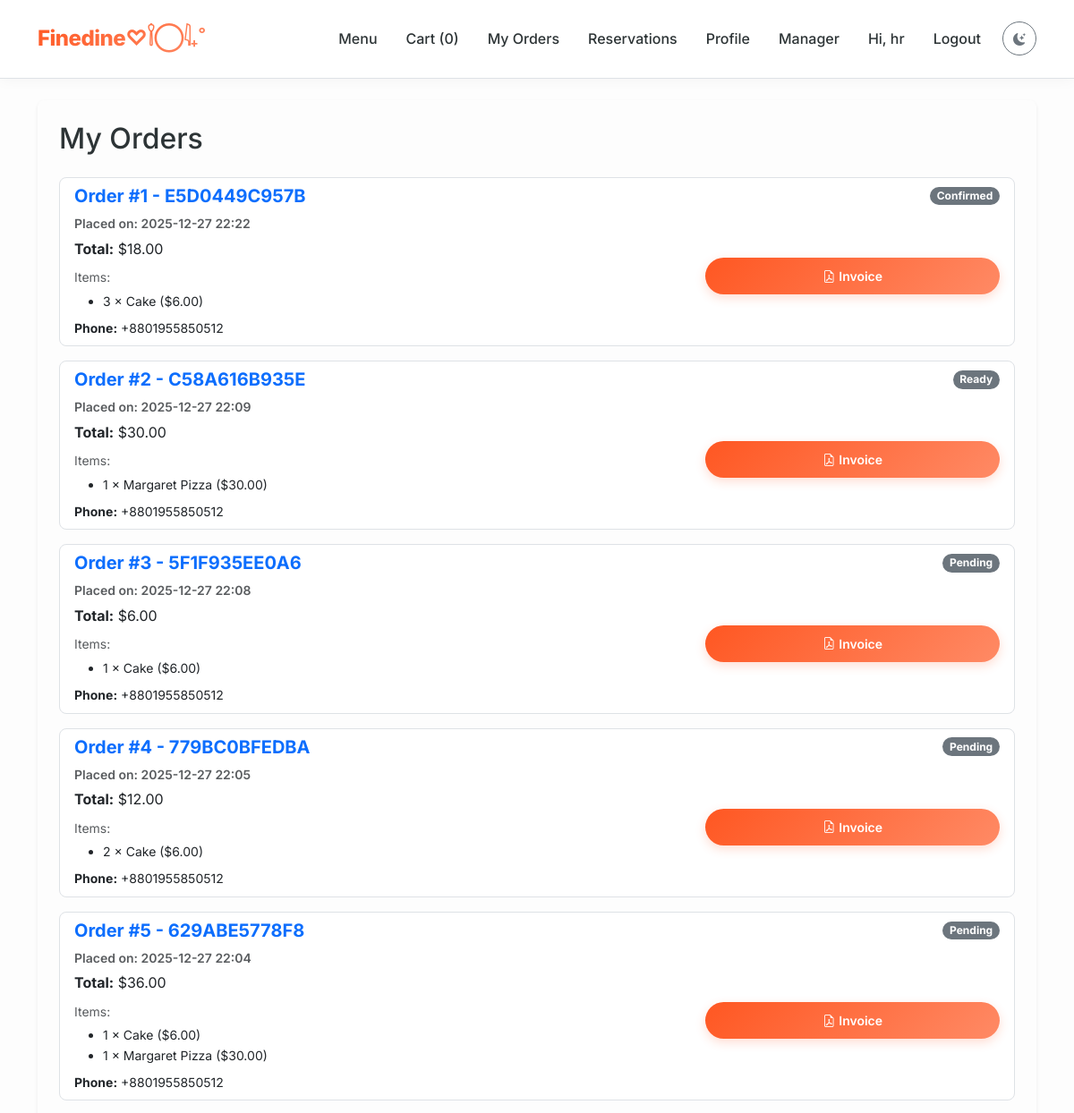
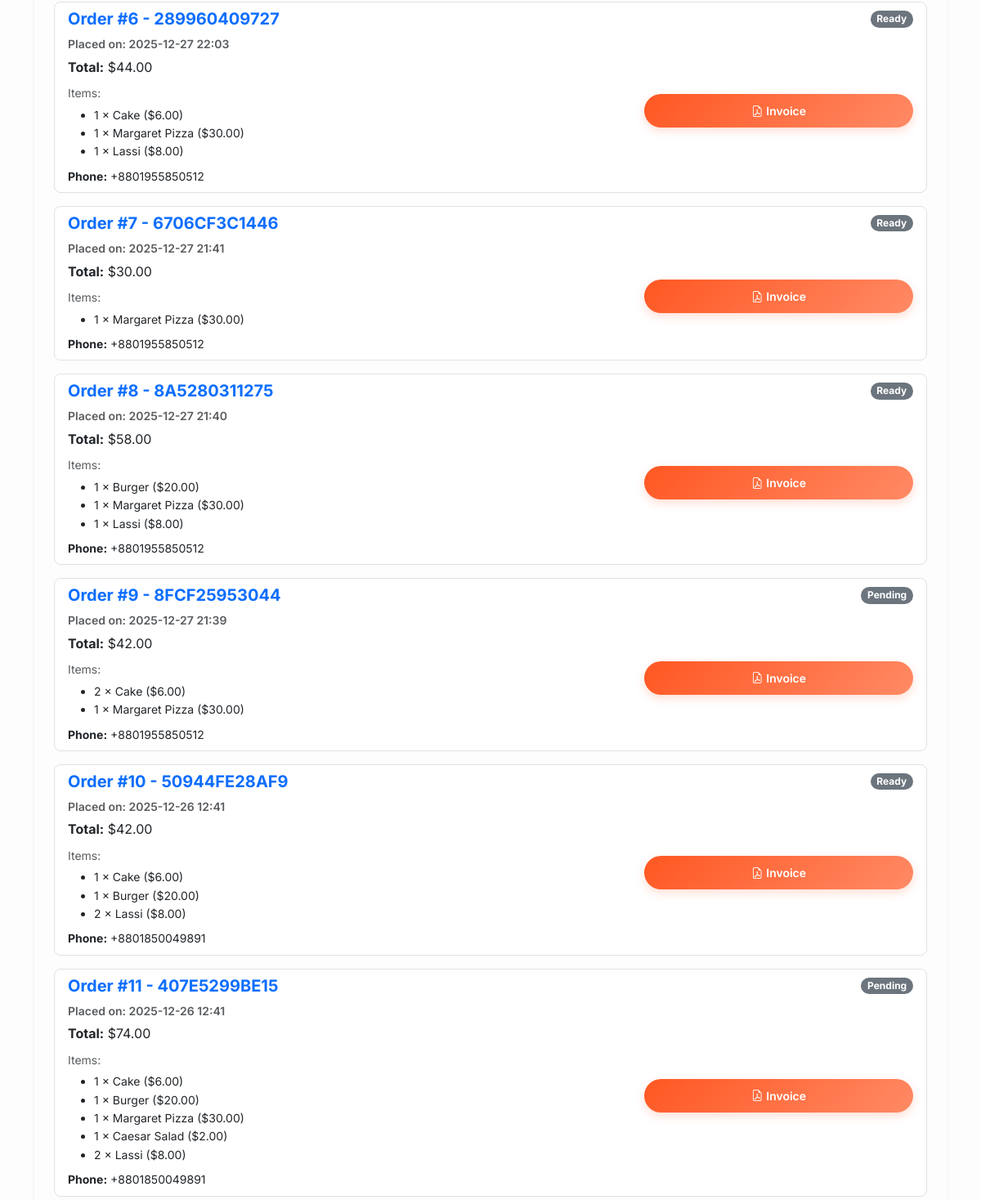
/user/my-orders (signed in, upper part), run on an earlier commit of the app's database (2 pictures, top to bottom).
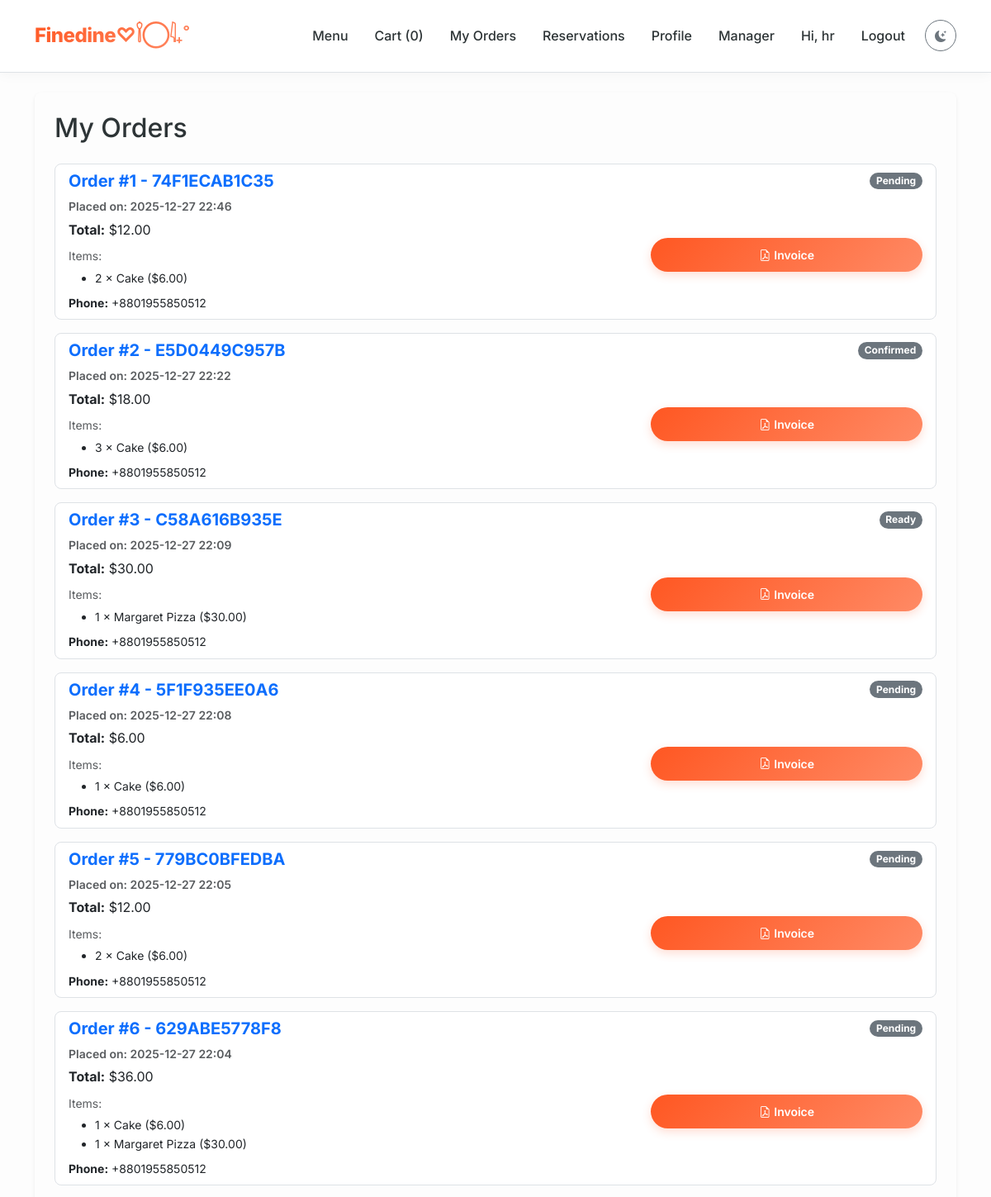
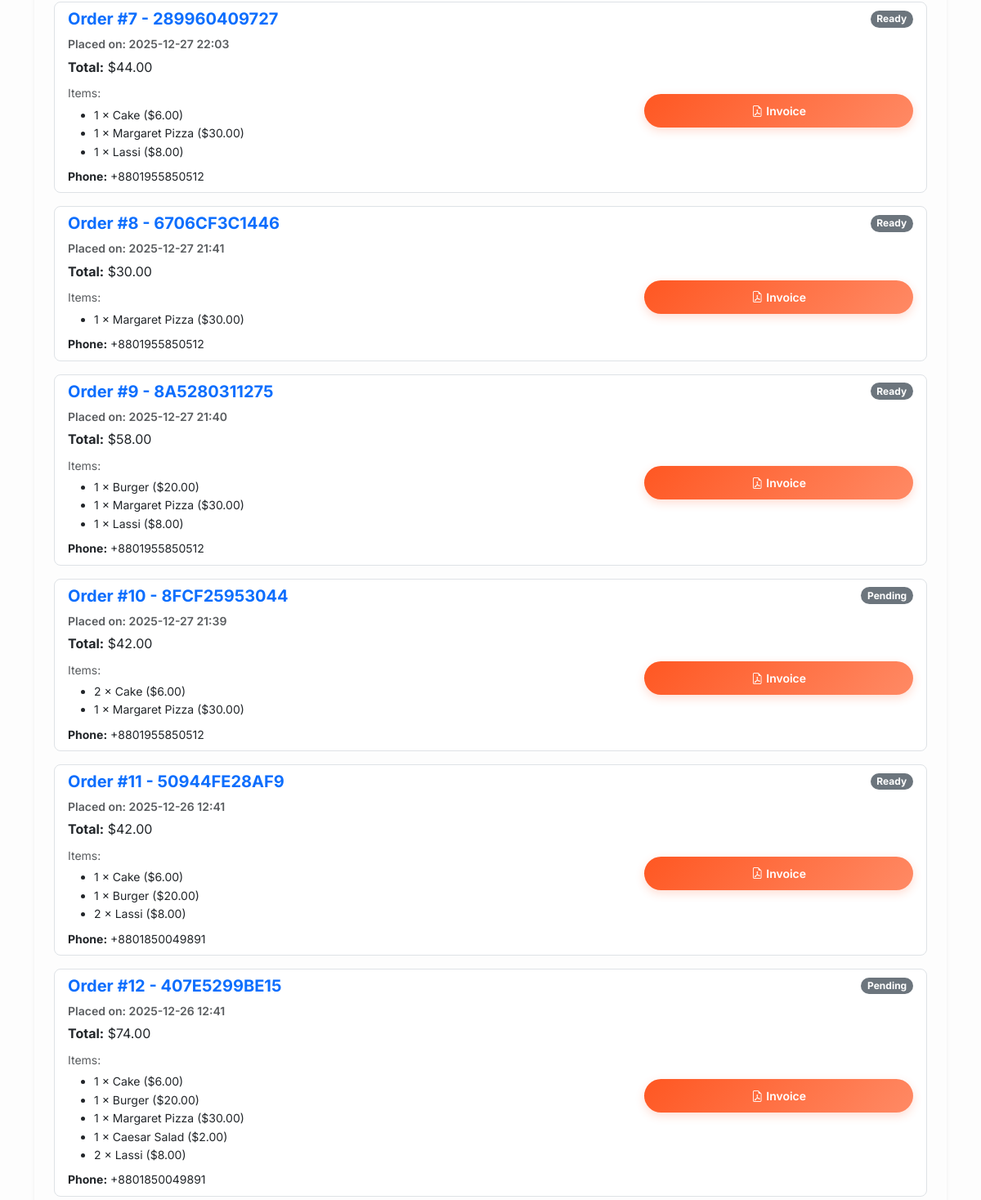
And on a later commit of the database (2 pictures, top to bottom).
### models/models.py (models this page shows, shortened)
class User(db.Model):
    id = db.Column(db.Integer, primary_key=True)
    username = db.Column(db.String(120), unique=True, nullable=False)
    member_id = db.Column(db.String(20), unique=True)  # Custom ID
    email = db.Column(db.String(200), unique=True)
    password = db.Column(db.String(255), nullable=False)
    full_name = db.Column(db.String(200))
    phone = db.Column(db.String(50))
    address_district = db.Column(db.String(100))
    address_city = db.Column(db.String(100))
    address_street = db.Column(db.String(200))
    profile_image = db.Column(db.String(200))  # image filename
    reset_token = db.Column(db.String(100), nullable=True)
    reset_token_expiry = db.Column(db.DateTime, nullable=True)
    role = db.Column(db.Enum('admin', 'manager', 'cashier', 'waiter', 'chef', 'customer', name='user_roles'), default='customer')
    email_verified = db.Column(db.Boolean, default=False)
    email_verification_code = db.Column(db.String(10), nullable=True)
    created_at = db.Column(db.DateTime, default=get_dhaka_time)
    orders = db.relationship('Order', backref='user', lazy=True)
    reservations = db.relationship('Reservation', backref='user', lazy=True)
    ratings = db.relationship('Rating', backref='user', lazy=True)
    staff_shifts = db.relationship('StaffShift', backref='user', lazy=True)
    staff_shifts = db.relationship('StaffShift', backref='user', lazy=True)

class Order(db.Model):
    __tablename__ = 'orders'
    id = db.Column(db.Integer, primary_key=True)
    unique_order_number = db.Column(db.String(12), unique=True, nullable=False, default=lambda: str(uuid.uuid4().hex[:12]).upper())
    user_id = db.Column(db.Integer, db.ForeignKey('user.id'), nullable=False)
    items = db.Column(db.Text, nullable=False)  # JSON string of items
    total = db.Column(db.Float, nullable=False)
    status = db.Column(db.String(50), default='Placed')
    payment_status = db.Column(db.String(20), default='pending')
    payment_method = db.Column(db.String(20), nullable=True)
    discount = db.Column(db.Float, default=0.0)
    order_type = db.Column(db.Enum('dine_in', 'takeaway', name='order_type'), default='dine_in')
    phone = db.Column(db.String(50), nullable=False)
    address_district = db.Column(db.String(100), nullable=False)
    address_city = db.Column(db.String(100), nullable=False)
    address_street = db.Column(db.String(255), nullable=False)
    created_at = db.Column(db.DateTime, default=get_dhaka_time)
    items_parsed = db.Column(db.PickleType)

class MenuItem(db.Model):
    id = db.Column(db.Integer, primary_key=True)
    name = db.Column(db.String(150), nullable=False)
    price = db.Column(db.Float, nullable=False, default=0.0)
    category = db.Column(db.String(100), nullable=True)
    ingredients = db.Column(db.String(400), nullable=True)
    availability = db.Column(db.Boolean, default=True)
    image = db.Column(db.String(300), nullable=True)
    stock_quantity = db.Column(db.Integer, default=0)
    low_stock_threshold = db.Column(db.Integer, default=5)
    ratings = db.relationship('Rating', backref='menu_item', lazy=True, cascade="all, delete-orphan")

### routes/user.py (the view)
@user_bp.route('/my-orders')
def orders():
    if 'user_id' not in session:
        return redirect(url_for('auth.login'))
    user = User.query.get(session['user_id'])
    my_orders = Order.query.filter_by(user_id=user.id).order_by(Order.created_at.desc()).all()
    for o in my_orders:
        try:
             o.items_parsed = json.loads(o.items)
        except:
             o.items_parsed = []
    return render_template('orders.html', orders=my_orders)

### app.py (called while the page is built)
@app.before_request
def refresh_user_session():
    if 'user_id' in session:
        user = User.query.get(session['user_id'])
        if user:
            session['role'] = user.role
            session['is_admin'] = (user.role == 'admin')
            session['username'] = user.username
        else:
            session.clear()

@app.context_processor
def inject_global_data():
    cart = session.get('cart', {})
    count = sum(cart.values()) if isinstance(cart, dict) else 0
    @cache.cached(timeout=300, key_prefix='best_rated_item_context')
    def get_best_rated_item():
        all_items = MenuItem.query.options(db.joinedload(MenuItem.ratings)).all()
        best_item = None
        max_avg = 0
        for it in all_items:
            ratings = it.ratings
            if not ratings:
                avg = 0
            else:
                avg = round(sum(r.score for r in ratings) / len(ratings), 1)
            if avg > max_avg:
                max_avg = avg
                best_item = it
        return best_item
    return dict(cart_count=count, best_rated_item=get_best_rated_item())

### templates/orders.html (shortened to what this page needs)
{% extends 'base.html' %}
{% block content %}
<div class="light-mode-card p-4 rounded-3 shadow-sm mb-5 animate-on-scroll">
  <h2 class="mb-4">My Orders</h2>
  <div class="list-group">
    {% for o in orders %}
    <div class="list-group-item list-group-item-action mb-3 rounded-3 border">
      <div class="d-flex w-100 justify-content-between align-items-center mb-2">
        <h5 class="mb-0 fw-bold text-primary">
          Order #{{ loop.index }} - {{ o.unique_order_number }}
        </h5>
        <span class="badge bg-secondary rounded-pill">{{ o.status }}</span>
      </div>
      <div class="row">
        <div class="col-md-8">
          <p class="mb-1 fw-semibold text-muted small">
            Placed on: {{ o.created_at.strftime('%Y-%m-%d %H:%M') }}
          </p>
          <p class="mb-2"><strong>Total:</strong> ${{ '%.2f'|format(o.total) }}</p>
          <small class="text-muted d-block mb-1">Items:</small>
          <ul class="small mb-2">
            {% for it in o.items_parsed %}
            <li>{{ it['qty'] }} × {{ it['name'] }} (${{ '%.2f'|format(it['price']) }})</li>
            {% endfor %}
          </ul>
          <p class="small mb-0"><strong>Phone:</strong> {{ o.phone }}</p>
        </div>
        <div class="col-md-4 text-md-end mt-3 mt-md-0 d-flex flex-column justify-content-center">
          <a href="{{ url_for('orders.download_invoice', order_id=o.id) }}" target="_blank"
            class="btn btn-sm btn-primary">
            <i class="bi bi-file-earmark-pdf me-1"></i>Invoice
          </a>
        </div>
      </div>
    </div>
    {% else %}
    <div class="alert alert-light border-0 py-4 text-center">
      <i class="bi bi-bag-x display-4 d-block mb-3 text-muted"></i>
      You have no orders yet.
    </div>
    {% endfor %}
  </div>
</div>
{% endblock %}

### templates/base.html (shortened to what this page needs)
<!doctype html>
<html lang="en">
<head>
  <link href="https://cdn.jsdelivr.net/npm/bootstrap@5.3.2/dist/css/bootstrap.min.css" rel="stylesheet">
  <link rel="stylesheet" href="https://cdn.jsdelivr.net/npm/bootstrap-icons@1.11.1/font/bootstrap-icons.css">
  <link href="{{ url_for('static', filename='css/main.css') }}" rel="stylesheet">
</head>
<body class="d-flex flex-column min-vh-100">
  <nav class="navbar navbar-expand-lg navbar-light bg-white border-bottom sticky-top">
    <div class="container">
      <a class="navbar-brand nav-brand" href="{{ url_for('main.index') }}">Finedine♡𓌉◯𓇋₊˚</a>
      <div class="collapse navbar-collapse" id="navCollapse">
        <ul class="navbar-nav ms-auto align-items-center">
          <li class="nav-item"><a class="nav-link" href="{{ url_for('main.menu') }}">Menu</a></li>
          <li class="nav-item">
            <a class="nav-link" href="{{ url_for('cart.view_cart') }}">
              Cart (<span id="cart-count">{{ cart_count }}</span>)
            </a>
          </li>
          {% if session.get('username') %}
          <li class="nav-item"><a class="nav-link" href="{{ url_for('user.orders') }}">My Orders</a></li>
          <li class="nav-item"><a class="nav-link" href="{{ url_for('reservations.my_reservations') }}">Reservations</a>
          </li>
          <li class="nav-item"><a class="nav-link" href="{{ url_for('user.profile') }}">Profile</a></li>
          {% if session.get('role') == 'admin' or session.get('is_admin') %}
          <li class="nav-item">
            <a class="nav-link" href="{{ url_for('admin.index') }}">Admin</a>
          </li>
          {% elif session.get('role') == 'manager' %}
          <li class="nav-item">
            <a class="nav-link" href="{{ url_for('employees.attendance') }}">Manager</a>
          </li>
          {% endif %}
          <li class="nav-item"><span class="nav-link disabled">Hi, {{ session.get('username') }}</span></li>
          <li class="nav-item"><a class="nav-link" href="{{ url_for('auth.logout') }}">Logout</a></li>
          {% else %}
          <li class="nav-item"><a class="nav-link" href="{{ url_for('auth.login') }}">Login</a></li>
          <li class="nav-item"><a class="nav-link" href="{{ url_for('auth.register') }}">Register</a></li>
          {% endif %}
          <li class="nav-item ms-2">
            <button id="theme-toggle" class="btn btn-sm btn-outline-secondary rounded-circle"
              style="width: 38px; height: 38px; padding: 0;">
              <i class="bi bi-moon-stars-fill"></i>
            </button>
          </li>
        </ul>
      </div>
    </div>
  </nav>
  <main class="container my-4">
    {% block content %}{% endblock %}
  </main>
</body>
</html>

### static/css/main.css (style rules this page uses)
:root { --primary-color: #ff5722; --primary-hover: #e64a19; --secondary-color: #2d3436; --accent-color: #ff9f43; --background-bg: #fdfdfd; --card-bg: #ffffff; --text-main: #2d3436; --text-muted: #636e72; --primary-gradient: linear-gradient(135deg, #ff5722 0%, #ff8a65 100%); --hero-gradient: linear-gradient(120deg, rgba(255, 87, 34, 0.9), rgba(255, 159, 67, 0.9)); --shadow-sm: 0 4px 12px rgba(0, 0, 0, 0.06); --shadow-md: 0 10px 25px rgba(0, 0, 0, 0.1); --shadow-lg: 0 20px 50px rgba(0, 0, 0, 0.15); --radius-md: 12px; --radius-lg: 20px; --radius-pill: 50px; --transition-fast: 0.2s cubic-bezier(0.25, 0.46, 0.45, 0.94); --transition-smooth: 0.4s cubic-bezier(0.165, 0.84, 0.44, 1); --transition-premium: 0.6s cubic-bezier(0.22, 1, 0.36, 1); }
body { font-family: 'Inter', system-ui, -apple-system, sans-serif; background-color: var(--background-bg); color: var(--text-main); line-height: 1.6; -webkit-font-smoothing: antialiased; transition: background-color 0.3s ease, color 0.3s ease; }
.animate-on-scroll { opacity: 0; transform: translateY(20px); transition: opacity 0.6s ease-out, transform 0.6s ease-out; }
.animate-on-scroll.is-visible { opacity: 1; transform: translateY(0); }
.navbar { backdrop-filter: blur(10px); background-color: rgba(255, 255, 255, 0.85) !important; box-shadow: 0 2px 15px rgba(0, 0, 0, 0.04); padding: 1.2rem 0; transition: all var(--transition-smooth); }
.navbar-collapse { transition: all 0.1s ease-in-out; }
.nav-brand { font-weight: 800; letter-spacing: -0.5px; background: var(--primary-gradient); background-clip: text; -webkit-background-clip: text; -webkit-text-fill-color: transparent; font-size: 1.5rem; }
.navbar-nav .nav-link { font-weight: 500; color: var(--text-main) !important; margin: 0 8px; position: relative; transition: color var(--transition-fast); }
.nav-link, .nav-brand { -webkit-tap-highlight-color: transparent; }
.navbar-nav .nav-link::after { content: ""; position: absolute; left: 50%; bottom: -4px; width: 0%; height: 2px; background-color: var(--primary-color); transition: all 0.3s ease; transform: translateX(-50%); }
.btn-primary { background: var(--primary-gradient); border: none; border-radius: var(--radius-pill); padding: 10px 24px; font-weight: 600; box-shadow: 0 4px 12px rgba(255, 87, 34, 0.2); transition: transform var(--transition-fast), box-shadow var(--transition-fast); }

What changed in the data, as far as the page shows it:
added Order: unique_order_number "74F1ECAB1C35", status "Pending", created_at "2025-12-27 22:46", total "12.00", phone "+8801955850512", MenuItem (qty "2", name "Cake", price "6.00")
